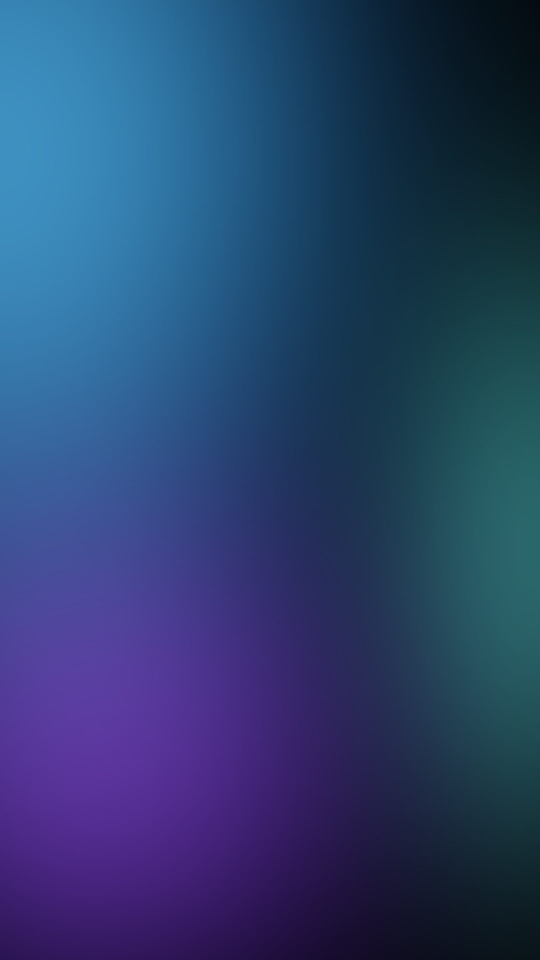
#> input picture assets/overlays/light_leak_cool_02.jpg, 1080 x 1920 px (shown at 1/2 size)
$ python image-to-video.py ../assets/overlays/light_leak_cool_02.jpg out.png
#> lines starting #> are read from the running program, lines starting #| are printed output that depends on the picture
#> in main, src is the input picture: shape (1920, 1080, 3); mean B, G, R 110.5, 65.8, 43.2
#!/usr/bin/env python3
"""Turn one still image into a moving 2.5D shot (camera moves inside the photo; near things move more than far ones).

  ~/.i2v-venv/bin/python scripts/image-to-video.py IMAGE OUT.mp4 [--move push] [--dur 5] [--size 1080x1920]
      [--strength 1.0] [--fps 30] [--depth-out depth.png]

Moves: push (dolly in), pull (dolly out), orbit (side to side), rise (camera goes up), pan (left to right),
       kenburns (flat zoom, no depth).
Depth comes from Depth Anything V2 Small (Apache-2.0, downloaded once from Hugging Face, runs on CPU).
Install: scripts/install-i2v
"""
import argparse, subprocess, sys
import numpy as np
import cv2


def depth_map(img_rgb):
    from transformers import pipeline
    from PIL import Image
    pipe = pipeline("depth-estimation", model="depth-anything/Depth-Anything-V2-Small-hf", device="cpu")
    d = np.asarray(pipe(Image.fromarray(img_rgb))["depth"], dtype=np.float32)
    d = cv2.resize(d, (img_rgb.shape[1], img_rgb.shape[0]), interpolation=cv2.INTER_CUBIC)
    d = (d - d.min()) / max(1e-6, d.max() - d.min())  # 1 = near
    # Soften edges so the warp does not tear along object outlines.
    return cv2.GaussianBlur(d, (0, 0), sigmaX=max(2, img_rgb.shape[1] / 200))


def cover(img, W, H, margin):
    """Scale to cover W x H plus a margin for the camera to move in."""
#> called with W = 1080, H = 1920, margin = 1.18
    h, w = img.shape[:2]
#> h = 1920; w = 1080
    s = max(W / w, H / h) * margin
#> s = 1.18
    img = cv2.resize(img, (round(w * s), round(h * s)), interpolation=cv2.INTER_LANCZOS4)
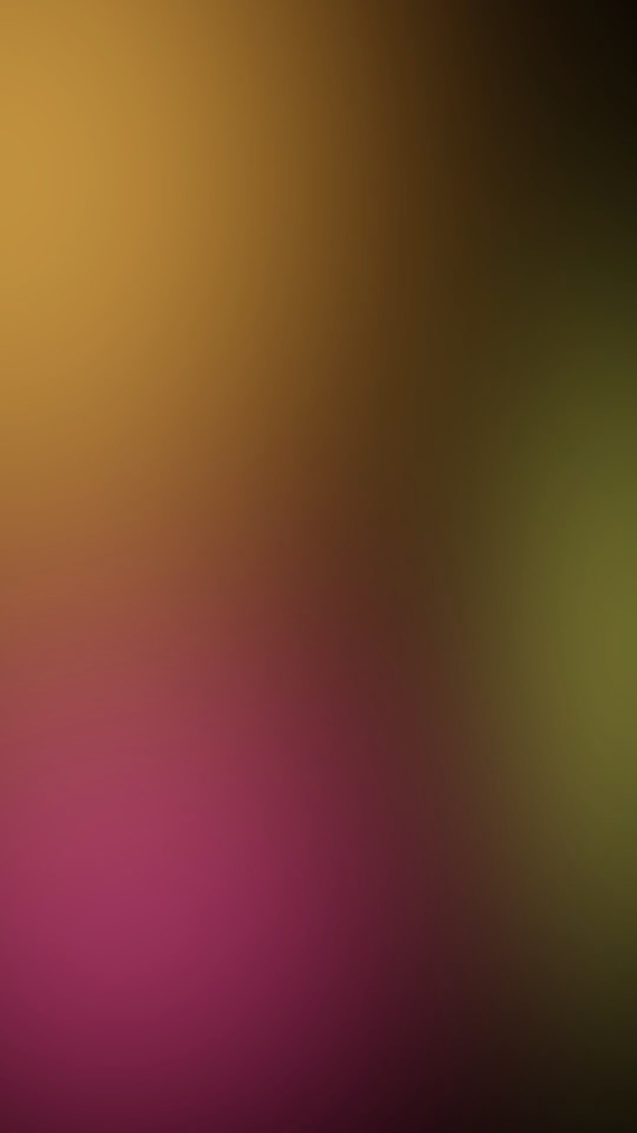
#> img: shape (2266, 1274, 3) (shown at 1/2 size); mean of channels 0, 1, 2 43.2, 65.8, 110.5; drawn as B, G, R
    h, w = img.shape[:2]
#> h = 2266; w = 1274
    x0, y0 = (w - W) // 2, (h - H) // 2
#> x0 = 97; y0 = 173
    return img, x0, y0


def ease(t):
    return t * t * (3 - 2 * t)


def main():
    ap = argparse.ArgumentParser()
    ap.add_argument("image"); ap.add_argument("out")
    ap.add_argument("--move", default="push", choices=["push", "pull", "orbit", "rise", "pan", "kenburns"])
    ap.add_argument("--dur", type=float, default=5.0)
    ap.add_argument("--fps", type=int, default=30)
    ap.add_argument("--size", default="1080x1920")
    ap.add_argument("--strength", type=float, default=1.0, help="parallax amount, 0.5 subtle .. 1.5 strong")
    ap.add_argument("--depth-out")
    a = ap.parse_args()
    W, H = map(int, a.size.split("x"))

    src = cv2.imread(a.image, cv2.IMREAD_COLOR)
    if src is None:
        sys.exit(f"cannot read {a.image}")
    rgb = cv2.cvtColor(src, cv2.COLOR_BGR2RGB)
    big, x0, y0 = cover(rgb, W, H, margin=1.18)
#> x0 = 97; y0 = 173
    depth = np.zeros(big.shape[:2], np.float32) if a.move == "kenburns" else depth_map(big)
    if a.depth_out:
        cv2.imwrite(a.depth_out, (depth * 255).astype(np.uint8))

    bh, bw = big.shape[:2]
    gx, gy = np.meshgrid(np.arange(W, dtype=np.float32), np.arange(H, dtype=np.float32))
    cx, cy = W / 2, H / 2
    k = a.strength * W  # parallax scale in pixels
    n = round(a.dur * a.fps)
    ff = subprocess.Popen(["ffmpeg", "-loglevel", "error", "-y", "-f", "rawvideo", "-pix_fmt", "rgb24", "-s", f"{W}x{H}",
                           "-r", str(a.fps), "-i", "-", "-c:v", "libx264", "-crf", "16", "-preset", "medium",
                           "-pix_fmt", "yuv420p", "-movflags", "+faststart", a.out], stdin=subprocess.PIPE)
    for i in range(n):
        t = ease(i / max(1, n - 1))
        s = 2 * t - 1  # -1 .. 1
        # camera: zoom z (all), translation (tx, ty), plus extra zoom/shift for near pixels
        z, tx, ty, pz, px, py = 0.0, 0.0, 0.0, 0.0, 0.0, 0.0
        if a.move == "push":
            z, pz = 0.06 * t, 0.07 * t
        elif a.move == "pull":
            z, pz = 0.06 * (1 - t), 0.07 * (1 - t)
        elif a.move == "orbit":
            z, px = 0.03, 0.035 * s
            tx = -0.02 * s * W
        elif a.move == "rise":
            z, py = 0.03, 0.03 * s
            ty = 0.015 * s * H
        elif a.move == "pan":
            z, px, tx = 0.02, 0.03 * s, -0.05 * s * W
        elif a.move == "kenburns":
            z, tx = 0.08 * t, -0.02 * s * W
        # depth sampled at the output grid position (in big-image coordinates)
        bxg, byg = gx + x0, gy + y0
        d = cv2.remap(depth, bxg, byg, cv2.INTER_LINEAR, borderMode=cv2.BORDER_REPLICATE)
        scale = 1 + z + pz * d
        mapx = (gx - cx) / scale + cx + x0 - tx - px * k * d
        mapy = (gy - cy) / scale + cy + y0 - ty - py * k * d
        frame = cv2.remap(big, mapx, mapy, cv2.INTER_LINEAR, borderMode=cv2.BORDER_REFLECT)
        ff.stdin.write(frame.tobytes())
    ff.stdin.close(); ff.wait()
    print(f"saved {a.out}: {n} frames, {a.move}, {W}x{H}")


if __name__ == "__main__":
    main()
#> (the call stopped at in depth_map, `pipe = pipeline("depth-estimation", model="depth-anything/Depth-Anythi..`: transformers is not available in this run)

$ run again, on assets/overlays/light_leak_red_04.jpg
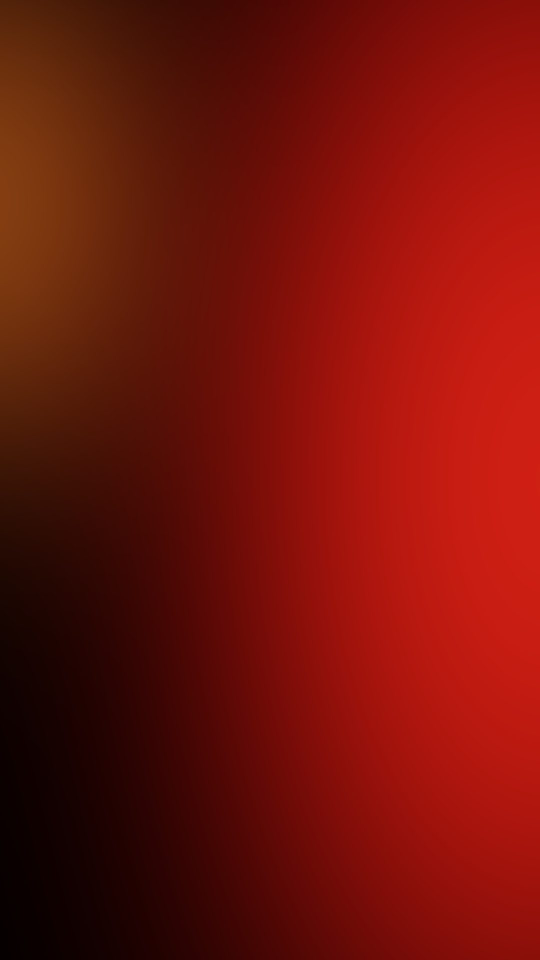
#> input picture assets/overlays/light_leak_red_04.jpg, 1080 x 1920 px (shown at 1/2 size)
#> in main, src is the input picture: shape (1920, 1080, 3); mean B, G, R 9.1, 18.1, 116.5
#> in cover, `img = cv2.resize(img, (round(w * s), round(h * s)), interpolation=cv2...`:
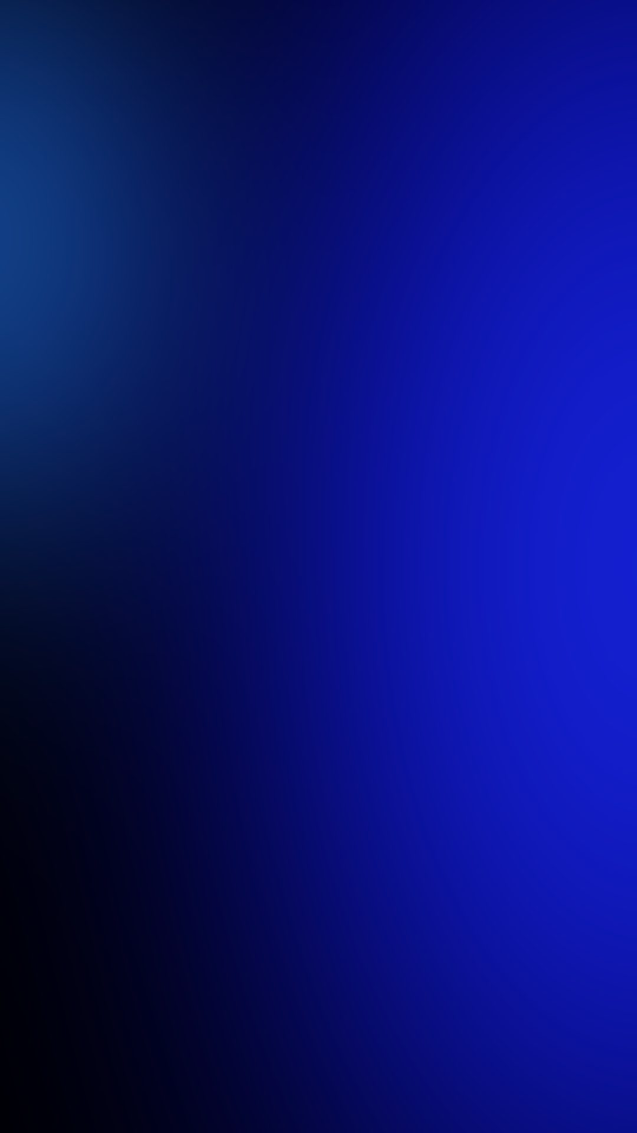
#> img: shape (2266, 1274, 3) (shown at 1/2 size); mean of channels 0, 1, 2 116.5, 18.1, 9.1; drawn as B, G, R
#> in main, `big, x0, y0 = cover(rgb, W, H, margin=1.18)`: x0 = 97; y0 = 173

$ run again, on assets/overlays/light_leak_warm_01.jpg
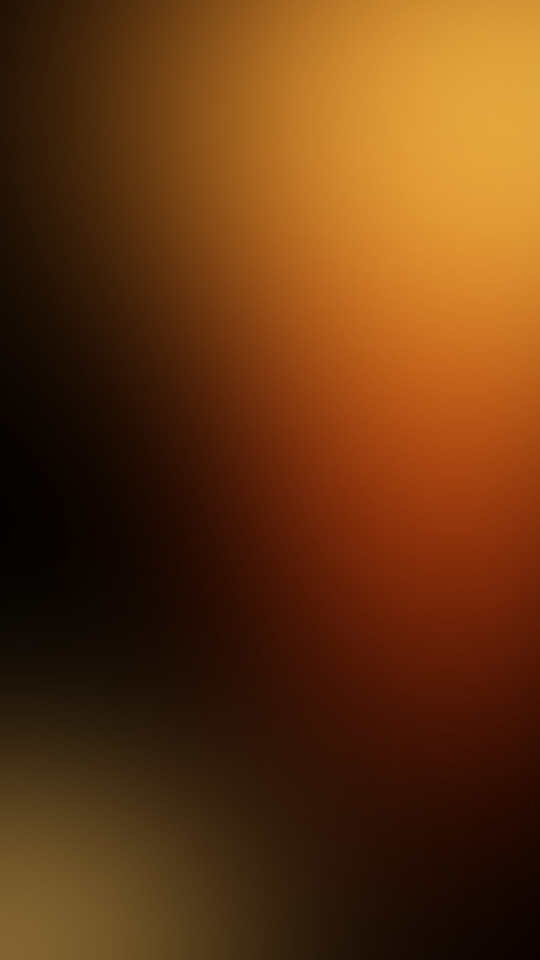
#> input picture assets/overlays/light_leak_warm_01.jpg, 1080 x 1920 px (shown at 1/2 size)
#> in main, src is the input picture: shape (1920, 1080, 3); mean B, G, R 17.9, 55.1, 100
#> in cover, `img = cv2.resize(img, (round(w * s), round(h * s)), interpolation=cv2...`:
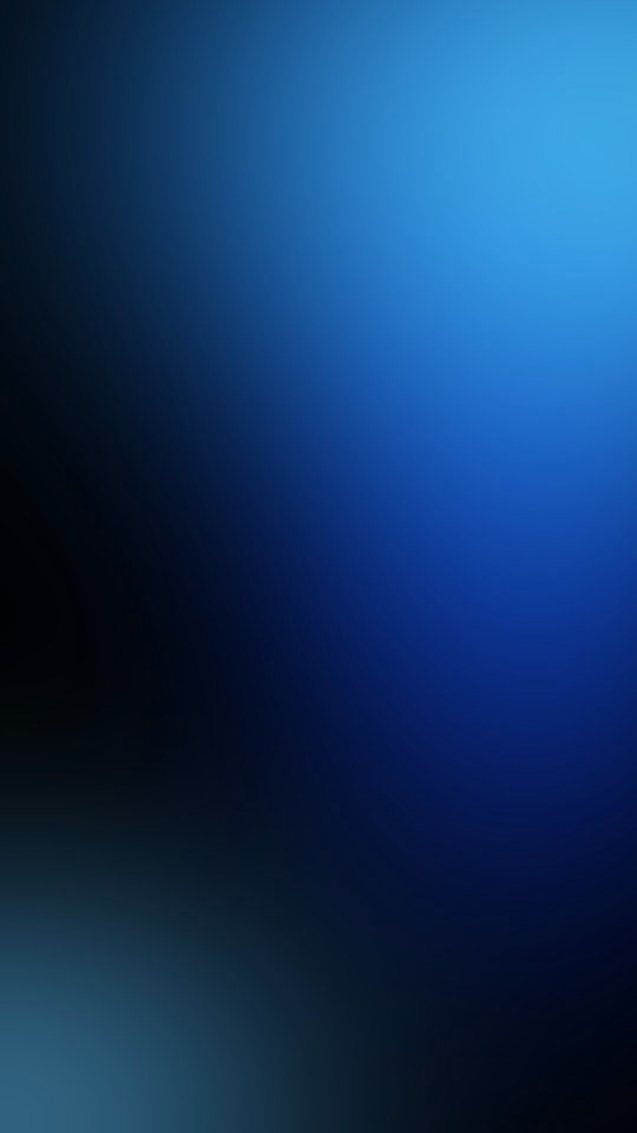
#> img: shape (2266, 1274, 3) (shown at 1/2 size); mean of channels 0, 1, 2 100, 55.1, 17.9; drawn as B, G, R
#> in main, `big, x0, y0 = cover(rgb, W, H, margin=1.18)`: x0 = 97; y0 = 173
